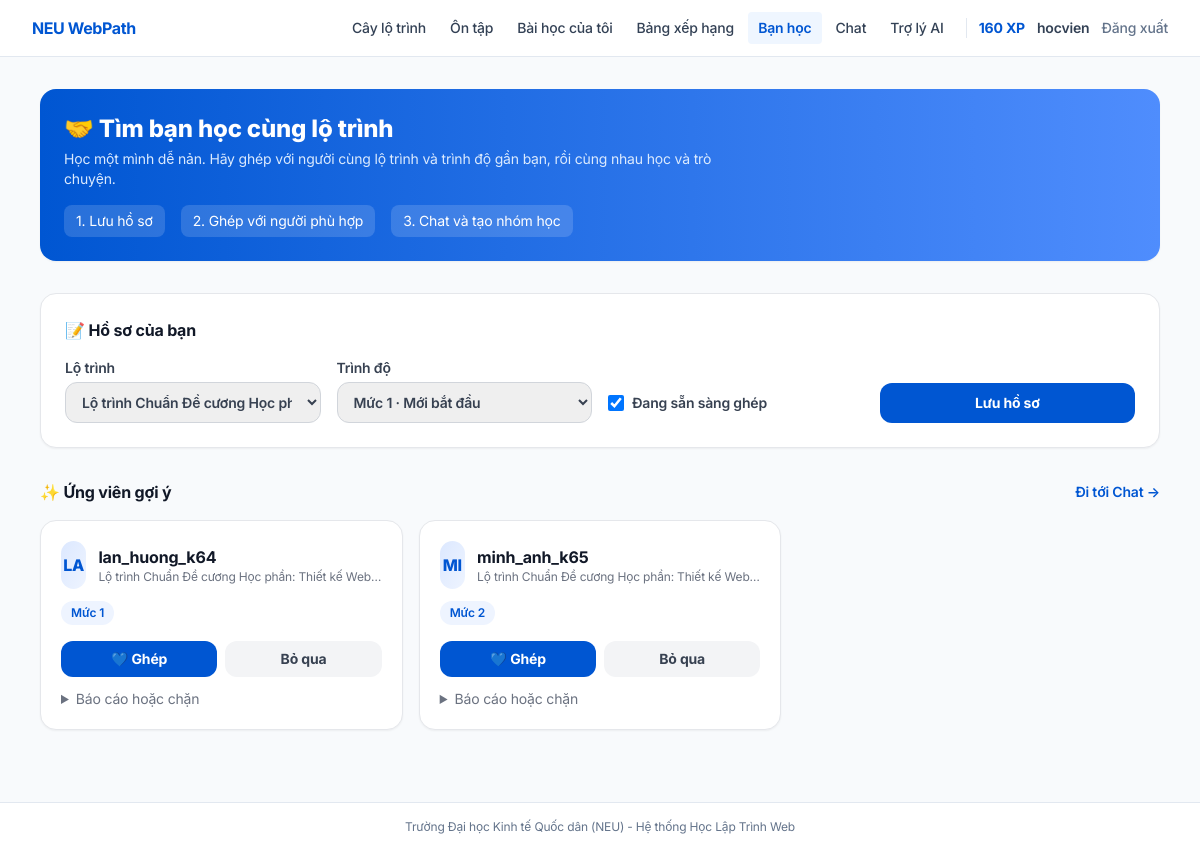
Screenshot of /buddy/ (signed in) with the database file from the repository.
### app/models/schema.py (models this page shows, shortened)
class User(UserMixin, db.Model):
    __tablename__ = "users"
    id = db.Column(db.Integer, primary_key=True)
    username = db.Column(db.String(64), unique=True, nullable=False, index=True)
    email = db.Column(db.String(191), unique=True, nullable=False, index=True)
    password_hash = db.Column(db.String(255), nullable=False)
    role = db.Column(
        db.Enum("learner", "instructor", "admin", name="user_roles", native_enum=False),
        default="learner",
        nullable=False,
    )
    total_xp = db.Column(db.Integer, default=0, nullable=False)
    current_streak = db.Column(db.Integer, default=1, nullable=False)
    placement_done = db.Column(db.Boolean, default=False, nullable=False)
    placement_level = db.Column(db.String(100), default="Người mới bắt đầu (Tier 1)")
    current_focus_skill_id = db.Column(db.Integer, db.ForeignKey("skills.id", ondelete="SET NULL"))
    created_at = db.Column(db.DateTime, default=lambda: datetime.now(timezone.utc))
    focus_skill = db.relationship("Skill", foreign_keys=[current_focus_skill_id])
    badges = db.relationship("UserBadge", backref="user", cascade="all, delete-orphan")
    @property
    def is_admin_or_instructor(self) -> bool:
        return self.role in ("admin", "instructor")

class Roadmap(db.Model):
    __tablename__ = "roadmaps"
    id = db.Column(db.Integer, primary_key=True)
    title = db.Column(db.String(200), nullable=False)
    slug = db.Column(db.String(191), unique=True, nullable=False)
    description = db.Column(db.Text)
    target_role = db.Column(db.String(100))
    nodes = db.relationship(
        "RoadmapNode", backref="roadmap", order_by="RoadmapNode.step_order", cascade="all, delete-orphan"
    )

### app/models/buddy.py (models this page shows)
class BuddyProfile(db.Model):
    __tablename__ = "buddy_profiles"
    user_id = db.Column(db.Integer, db.ForeignKey("users.id", ondelete="CASCADE"), primary_key=True)
    roadmap_id = db.Column(db.Integer, db.ForeignKey("roadmaps.id", ondelete="CASCADE"), nullable=False, index=True)
    level = db.Column(db.Integer, nullable=False)
    available = db.Column(db.Boolean, default=True, nullable=False)
    updated_at = db.Column(db.DateTime, default=_now, onupdate=_now)
    user = db.relationship("User")
    roadmap = db.relationship("Roadmap")
    __table_args__ = (CheckConstraint("level BETWEEN 1 AND 3", name="ck_buddy_level"),)

### app/blueprints/buddy.py (the view)
@buddy_bp.route("/")
@login_required
def index():
    if current_user.role != "learner":
        flash("Tính năng Bạn học chỉ dành cho người học.", "warning")
        return redirect(url_for("main.dashboard"))
    roadmaps = Roadmap.query.order_by(Roadmap.id).all()
    profile = svc.get_profile(current_user.id)
    candidates = svc.find_candidates(current_user.id) if profile else []
    return render_template(
        "buddy/index.html", roadmaps=roadmaps, profile=profile, candidates=candidates
    )

### app/models/schema.py (called while the page is built)
@login_manager.user_loader
def load_user(user_id: str):
    return db.session.get(User, int(user_id))

### app/services/buddy_rules.py (called while the page is built)
def is_compatible(me: dict, other: dict) -> bool:
    return (
        me["roadmap_id"] == other["roadmap_id"]
        and abs(me["level"] - other["level"]) <= MAX_LEVEL_GAP
        and bool(other["available"])
    )

### app/services/buddy_service.py (called while the page is built)
def _as_dict(p: BuddyProfile) -> dict:
    return {"roadmap_id": p.roadmap_id, "level": p.level, "available": p.available}

def get_profile(user_id: int):
    return db.session.get(BuddyProfile, user_id)

def blocked_ids(user_id: int) -> set[int]:
    rows = UserBlock.query.filter(
        (UserBlock.blocker_id == user_id) | (UserBlock.blocked_id == user_id)
    ).all()
    return {r.blocked_id if r.blocker_id == user_id else r.blocker_id for r in rows}

def find_candidates(user_id: int) -> list[BuddyProfile]:
    me = get_profile(user_id)
    if me is None:
        return []
    swiped = {s.to_user_id for s in BuddySwipe.query.filter_by(from_user_id=user_id).all()}
    blocked = blocked_ids(user_id)
    others = BuddyProfile.query.filter(
        BuddyProfile.roadmap_id == me.roadmap_id,
        BuddyProfile.user_id != user_id,
    ).all()
    result = [
        p for p in others
        if p.user_id not in swiped
        and p.user_id not in blocked
        and is_compatible(_as_dict(me), _as_dict(p))
    ]
    result.sort(key=lambda p: (abs(p.level - me.level), p.user.username))
    return result[:20]

### app/templates/buddy/index.html (shortened to what this page needs)
{% extends "base.html" %}
{% block content %}
<div class="max-w-6xl mx-auto px-4 py-8 space-y-8">
  <div class="rounded-2xl bg-gradient-to-r from-[#0056D2] to-[#4F8DFD] text-white p-6 shadow-sm">
    <h1 class="text-2xl font-extrabold">🤝 Tìm bạn học cùng lộ trình</h1>
    <p class="text-sm text-blue-100 mt-1 max-w-2xl">Học một mình dễ nản. Hãy ghép với người cùng lộ trình và trình độ gần bạn, rồi cùng nhau học và trò chuyện.</p>
    <ol class="flex flex-wrap gap-4 mt-4 text-sm">
      <li class="bg-white/15 rounded-lg px-3 py-1.5">1. Lưu hồ sơ</li>
      <li class="bg-white/15 rounded-lg px-3 py-1.5">2. Ghép với người phù hợp</li>
      <li class="bg-white/15 rounded-lg px-3 py-1.5">3. Chat và tạo nhóm học</li>
    </ol>
  </div>
  <section class="bg-white rounded-2xl border border-gray-200 p-6 shadow-sm">
    <h2 class="font-bold text-gray-900 mb-4">📝 Hồ sơ của bạn</h2>
    {% if roadmaps %}
    <form method="POST" action="{{ url_for('buddy.save_profile') }}" class="grid md:grid-cols-4 gap-4 items-end">
      <label class="text-sm font-semibold text-gray-700">Lộ trình
        <select name="roadmap_id" class="mt-1 w-full border border-gray-300 rounded-xl px-3 py-2.5 focus:outline-none focus:ring-2 focus:ring-[#0056D2]">
          {% for r in roadmaps %}
          <option value="{{ r.id }}" {% if profile and profile.roadmap_id == r.id %}selected{% endif %}>{{ r.title }}</option>
          {% endfor %}
        </select>
      </label>
      <label class="text-sm font-semibold text-gray-700">Trình độ
        <select name="level" class="mt-1 w-full border border-gray-300 rounded-xl px-3 py-2.5 focus:outline-none focus:ring-2 focus:ring-[#0056D2]">
          {% for lv, label in [(1, 'Mức 1 · Mới bắt đầu'), (2, 'Mức 2 · Đã có nền tảng'), (3, 'Mức 3 · Nâng cao')] %}
          <option value="{{ lv }}" {% if profile and profile.level == lv %}selected{% endif %}>{{ label }}</option>
          {% endfor %}
        </select>
      </label>
      <label class="flex items-center gap-2 text-sm font-semibold text-gray-700 pb-2.5">
        <input type="checkbox" name="available" {% if not profile or profile.available %}checked{% endif %} class="w-4 h-4">
        Đang sẵn sàng ghép
      </label>
      <button type="submit" class="px-5 py-2.5 rounded-xl bg-[#0056D2] hover:bg-[#00419E] text-white font-bold text-sm">Lưu hồ sơ</button>
    </form>
    {% else %}
    <p class="text-sm text-gray-500">Chưa có lộ trình nào trong hệ thống.</p>
    {% endif %}
  </section>
  <section>
    <div class="flex items-center justify-between mb-4">
      <h2 class="font-bold text-gray-900">✨ Ứng viên gợi ý</h2>
      <a href="{{ url_for('chat.index') }}" class="text-sm font-semibold text-[#0056D2] hover:underline">Đi tới Chat →</a>
    </div>
    {% if not profile %}
      <div class="bg-white rounded-2xl border border-dashed border-gray-300 p-10 text-center text-gray-500">
        <div class="text-3xl mb-2">📝</div>
        Hãy lưu hồ sơ ở trên để xem những bạn học phù hợp với bạn.
      </div>
    {% elif not candidates %}
      <div class="bg-white rounded-2xl border border-dashed border-gray-300 p-10 text-center text-gray-500">
        <div class="text-3xl mb-2">🔍</div>
        Chưa có ứng viên phù hợp lúc này. Thử lại sau khi có thêm bạn học cùng lộ trình nhé.
      </div>
    {% else %}
    <div class="grid sm:grid-cols-2 lg:grid-cols-3 gap-4">
      {% for c in candidates %}
      <div class="bg-white rounded-2xl border border-gray-200 p-5 shadow-sm hover:shadow-md transition">
        <div class="flex items-center gap-3">
          <div class="w-12 h-12 rounded-full bg-gradient-to-br from-[#DCE8FF] to-[#EEF4FF] text-[#0056D2] font-extrabold flex items-center justify-center">{{ c.user.username[:2]|upper }}</div>
          <div class="min-w-0">
            <p class="font-bold text-gray-900 truncate">{{ c.user.username }}</p>
            <p class="text-xs text-gray-500 truncate">{{ c.roadmap.title }}</p>
          </div>
        </div>
        <span class="inline-block mt-3 text-xs font-semibold px-2.5 py-1 rounded-full bg-[#EEF4FF] text-[#0056D2]">Mức {{ c.level }}</span>
        <div class="flex gap-2 mt-4">
          <form method="POST" action="{{ url_for('buddy.swipe') }}" class="flex-1">
            <button class="w-full py-2 rounded-xl bg-[#0056D2] hover:bg-[#00419E] text-white text-sm font-bold">💙 Ghép</button>
          </form>
          <form method="POST" action="{{ url_for('buddy.swipe') }}" class="flex-1">
            <button class="w-full py-2 rounded-xl bg-gray-100 hover:bg-gray-200 text-gray-700 text-sm font-bold">Bỏ qua</button>
          </form>
        </div>
        <details class="mt-3 text-sm">
          <summary class="cursor-pointer text-gray-500 hover:text-gray-800">Báo cáo hoặc chặn</summary>
        </details>
      </div>
      {% endfor %}
    </div>
    {% endif %}
  </section>
</div>
{% endblock %}

### app/templates/base.html (shortened to what this page needs)
<!DOCTYPE html>
<html lang="vi">
<head>
    <script src="https://cdn.tailwindcss.com"></script>
    <link rel="stylesheet" href="{{ url_for('static', filename='css/responsive.css') }}">
</head>
<body class="min-h-screen flex flex-col bg-[#F8FAFC] text-slate-800">
    <header class="bg-white border-b border-slate-200 sticky top-0 z-50">
        <div class="w-full px-4 sm:px-8 min-h-[3.5rem] py-2 flex flex-wrap items-center justify-between gap-4">
            <a href="{{ url_for('main.index') }}" class="text-base font-bold text-[#0056D2] shrink-0 tracking-tight">
                NEU WebPath
            </a>
            <div class="flex flex-wrap items-center gap-3 ml-auto">
                <nav class="flex flex-wrap items-center gap-1 text-sm font-medium">
                    <a href="{{ url_for('skills.tree_view') }}" class="px-2.5 py-1.5 rounded transition whitespace-nowrap {% if 'skills' in (request.endpoint or '') %}bg-blue-50 text-[#0056D2] font-semibold{% else %}text-slate-700 hover:bg-slate-100{% endif %}">
                        Cây lộ trình
                    </a>
                    {% if current_user.is_authenticated %}
                        {% if current_user.role == 'learner' %}
                        <a href="{{ url_for('practice') }}" class="px-2.5 py-1.5 rounded transition whitespace-nowrap {% if request.endpoint in ('practice', 'main.practice') %}bg-blue-50 text-[#0056D2] font-semibold{% else %}text-slate-700 hover:bg-slate-100{% endif %}">
                            Ôn tập
                        </a>
                        {% endif %}
                        <a href="{{ url_for('main.dashboard') }}" class="px-2.5 py-1.5 rounded transition whitespace-nowrap {% if request.endpoint == 'main.dashboard' %}bg-blue-50 text-[#0056D2] font-semibold{% else %}text-slate-700 hover:bg-slate-100{% endif %}">
                            Bài học của tôi
                        </a>
                        <a href="{{ url_for('m16.leaderboard') }}" class="px-2.5 py-1.5 rounded transition whitespace-nowrap {% if request.endpoint == 'm16.leaderboard' %}bg-blue-50 text-[#0056D2] font-semibold{% else %}text-slate-700 hover:bg-slate-100{% endif %}">
                            Bảng xếp hạng
                        </a>
                        <a href="{{ url_for('buddy.index') }}" class="px-2.5 py-1.5 rounded transition whitespace-nowrap {% if request.blueprint == 'buddy' %}bg-blue-50 text-[#0056D2] font-semibold{% else %}text-slate-700 hover:bg-slate-100{% endif %}">
                            Bạn học
                        </a>
                        <a href="{{ url_for('chat.index') }}" class="px-2.5 py-1.5 rounded transition whitespace-nowrap {% if request.blueprint == 'chat' %}bg-blue-50 text-[#0056D2] font-semibold{% else %}text-slate-700 hover:bg-slate-100{% endif %}">
                            Chat
                        </a>
                        <a href="{{ url_for('ai.index') }}" class="px-2.5 py-1.5 rounded transition whitespace-nowrap {% if request.blueprint == 'ai' %}bg-blue-50 text-[#0056D2] font-semibold{% else %}text-slate-700 hover:bg-slate-100{% endif %}">
                            Trợ lý AI
                        </a>
                    {% endif %}
                </nav>
                <div class="flex items-center gap-3 pl-3 border-l border-slate-200 text-xs sm:text-sm">
                    {% if current_user.is_authenticated %}
                        <span class="font-bold text-[#0056D2] whitespace-nowrap">
                            <span id="nav-user-xp">{{ current_user.total_xp }}</span> XP
                        </span>
                        <span class="hidden sm:inline font-semibold text-slate-700 whitespace-nowrap">{{ current_user.username }}</span>
                        <a href="{{ url_for('auth.logout') }}" class="text-slate-500 hover:text-red-600 font-medium whitespace-nowrap">
                            Đăng xuất
                        </a>
                    {% endif %}
                </div>
            </div>
        </div>
    </header>
    <main class="flex-1">
        {% block content %}{% endblock %}
    </main>
    {% if request.endpoint != 'judge.workspace' %}
    <footer class="bg-white border-t border-slate-200 mt-10 py-4 text-center text-xs text-slate-500">
        Trường Đại học Kinh tế Quốc dân (NEU) - Hệ thống Học Lập Trình Web
    </footer>
    {% endif %}
</body>
</html>

### app/static/css/responsive.css (style rules this page uses)
:root { --touch-target-min: 44px; }
html, body { max-width: 100vw; overflow-x: hidden; -webkit-tap-highlight-color: transparent; }

### app/templates/base.html (style rules this page uses)
body { background-color: #F8FAFC; color: #1E293B; font-family: 'Inter', -apple-system, BlinkMacSystemFont, 'Segoe UI', Roboto, 'Helvetica Neue', Arial, sans-serif; -webkit-font-smoothing: antialiased; -moz-osx-font-smoothing: grayscale; letter-spacing: -0.011em; }

### rows the page displays
User: total_xp "160", username "hocvien"
BuddyProfile: roadmap_id "Lộ trình Chuẩn Đề cương Học phần: Thiết kế Web (CNTT1165) & Lập trình Web (CNTT1188) - NEU", level "Mức 1 · Mới bắt đầu", available "☑"
BuddyProfile: user "LA", user.username "lan_huong_k64", roadmap "Lộ trình Chuẩn Đề cương Học phần: Thiết kế Web…", level "1"
BuddyProfile: user "MI", user.username "minh_anh_k65", roadmap "Lộ trình Chuẩn Đề cương Học phần: Thiết kế Web…", level "2"
